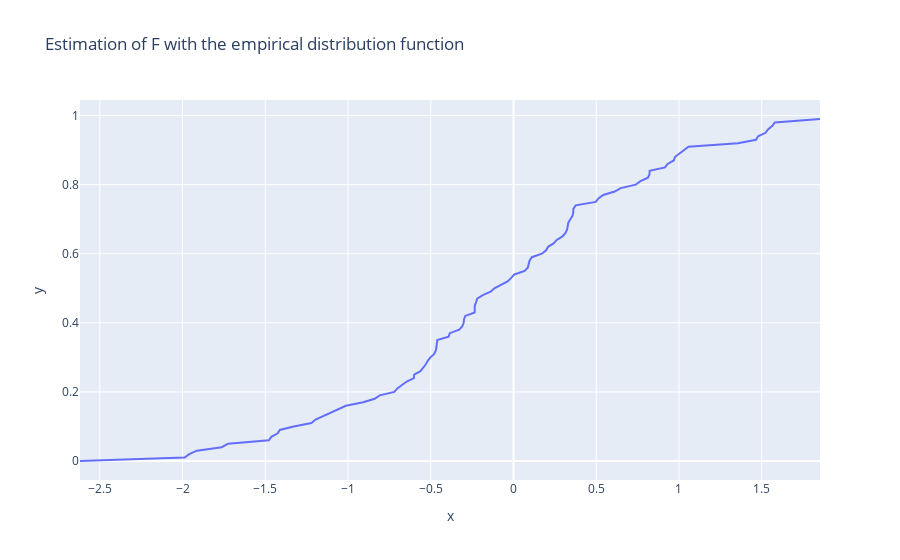

This figure's notebook cell:
### Code cell
# plotting the estimation of F
fig = px.line(
    x = sample, y = Fn_hat,
    title = 'Estimation of F with the empirical distribution function'
)
fig.show()
